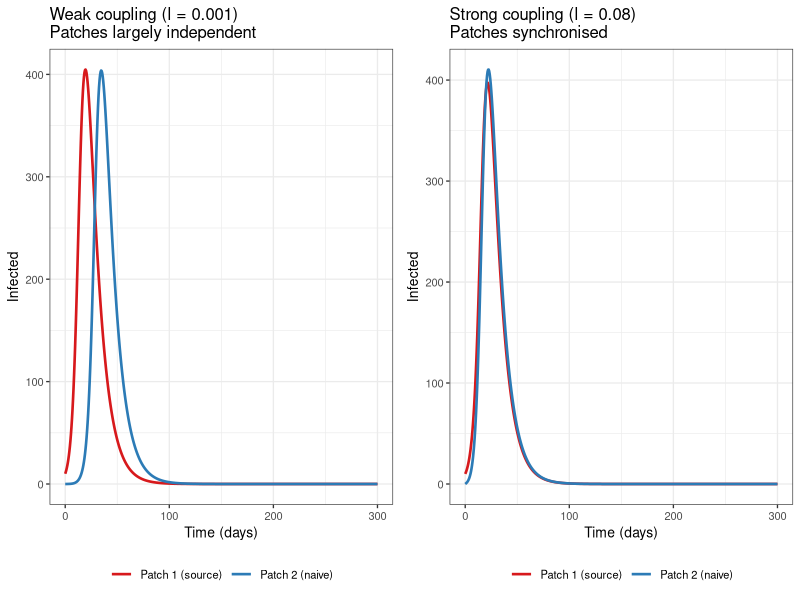

The R script that drew this image:
# ============================================================
# Generate fig4_synchrony.png
#
# Two-panel figure illustrating the transition from independent
# to synchronised epidemic dynamics as coupling strength
# increases in a two-patch SIR model.
#
# Left:  weak coupling (l = 0.001) -- patches largely independent
# Right: strong coupling (l = 0.08) -- patches synchronised
#
# Uses the same two-patch commuter SIR model as the practical.
#
# Written by Claude Sonnet 4.6 (Anthropic)
# ============================================================

library(deSolve)
library(ggplot2)
library(gridExtra)

# -------------------------------------------------------
# Two-patch SIR: commuter framework
# (identical to the practical code)
# -------------------------------------------------------
two_patch_sir <- function(t, state, parms) {
  with(as.list(c(state, parms)), {

    # Total current population in each patch (residents + visitors)
    N1 <- S11 + I11 + R11 + S21 + I21 + R21
    N2 <- S22 + I22 + R22 + S12 + I12 + R12

    # Total infecteds currently in each patch
    Itot1 <- I11 + I21
    Itot2 <- I22 + I12

    # Force of infection in each patch
    lam1 <- beta * Itot1 / N1
    lam2 <- beta * Itot2 / N2

    # Residents of patch 1 at home
    dS11 <- -lam1 * S11 - l * S11 + r * S12
    dI11 <-  lam1 * S11 - gamma * I11 - l * I11 + r * I12
    dR11 <-  gamma * I11 - l * R11 + r * R12

    # Residents of patch 1 visiting patch 2
    dS12 <- -lam2 * S12 + l * S11 - r * S12
    dI12 <-  lam2 * S12 - gamma * I12 + l * I11 - r * I12
    dR12 <-  gamma * I12 + l * R11 - r * R12

    # Residents of patch 2 at home
    dS22 <- -lam2 * S22 - l * S22 + r * S21
    dI22 <-  lam2 * S22 - gamma * I22 - l * I22 + r * I21
    dR22 <-  gamma * I22 - l * R22 + r * R21

    # Residents of patch 2 visiting patch 1
    dS21 <- -lam1 * S21 + l * S22 - r * S21
    dI21 <-  lam1 * S21 - gamma * I21 + l * I22 - r * I21
    dR21 <-  gamma * I21 + l * R22 - r * R21

    list(c(dS11, dI11, dR11,
           dS12, dI12, dR12,
           dS22, dI22, dR22,
           dS21, dI21, dR21))
  })
}

# -------------------------------------------------------
# Shared initial conditions and fixed parameters
# -------------------------------------------------------
state0 <- c(
  S11 = 990, I11 = 10, R11 = 0,
  S12 = 0,   I12 = 0,  R12 = 0,
  S22 = 1000, I22 = 0, R22 = 0,
  S21 = 0,   I21 = 0,  R21 = 0
)

times <- seq(0, 300, by = 0.5)

# Helper: run model for a given leaving rate l
run_patch <- function(l_val) {
  parms <- c(beta = 0.4, gamma = 0.1, l = l_val, r = 0.5)
  out   <- as.data.frame(ode(y = state0, times = times,
                              func = two_patch_sir, parms = parms))
  out$I_patch1 <- out$I11 + out$I21
  out$I_patch2 <- out$I22 + out$I12
  out
}

# -------------------------------------------------------
# Run for weak and strong coupling
# q = l / (r + l):
#   weak:   l = 0.001 -> q = 0.001 / 0.501 ≈ 0.002
#   strong: l = 0.08  -> q = 0.08  / 0.58  ≈ 0.138
# -------------------------------------------------------
out_weak   <- run_patch(0.001)
out_strong <- run_patch(0.08)

# -------------------------------------------------------
# Plotting helper
# -------------------------------------------------------
make_panel <- function(out, title) {
  ggplot(out, aes(x = time)) +
    geom_line(aes(y = I_patch1, colour = "Patch 1 (source)"),
              linewidth = 0.9) +
    geom_line(aes(y = I_patch2, colour = "Patch 2 (naive)"),
              linewidth = 0.9) +
    scale_colour_manual(
      values = c("Patch 1 (source)" = "#d7191c",
                 "Patch 2 (naive)"  = "#2c7bb6")
    ) +
    labs(x = "Time (days)", y = "Infected", colour = NULL,
         title = title) +
    theme_bw(base_size = 10) +
    theme(legend.position = "bottom")
}

p_weak   <- make_panel(out_weak,
                        "Weak coupling (l = 0.001)\nPatches largely independent")
p_strong <- make_panel(out_strong,
                        "Strong coupling (l = 0.08)\nPatches synchronised")

# -------------------------------------------------------
# Combine and save
# -------------------------------------------------------
png("fig4_synchrony.png", width = 900, height = 380, res = 120)
grid.arrange(p_weak, p_strong, ncol = 2)
dev.off()
